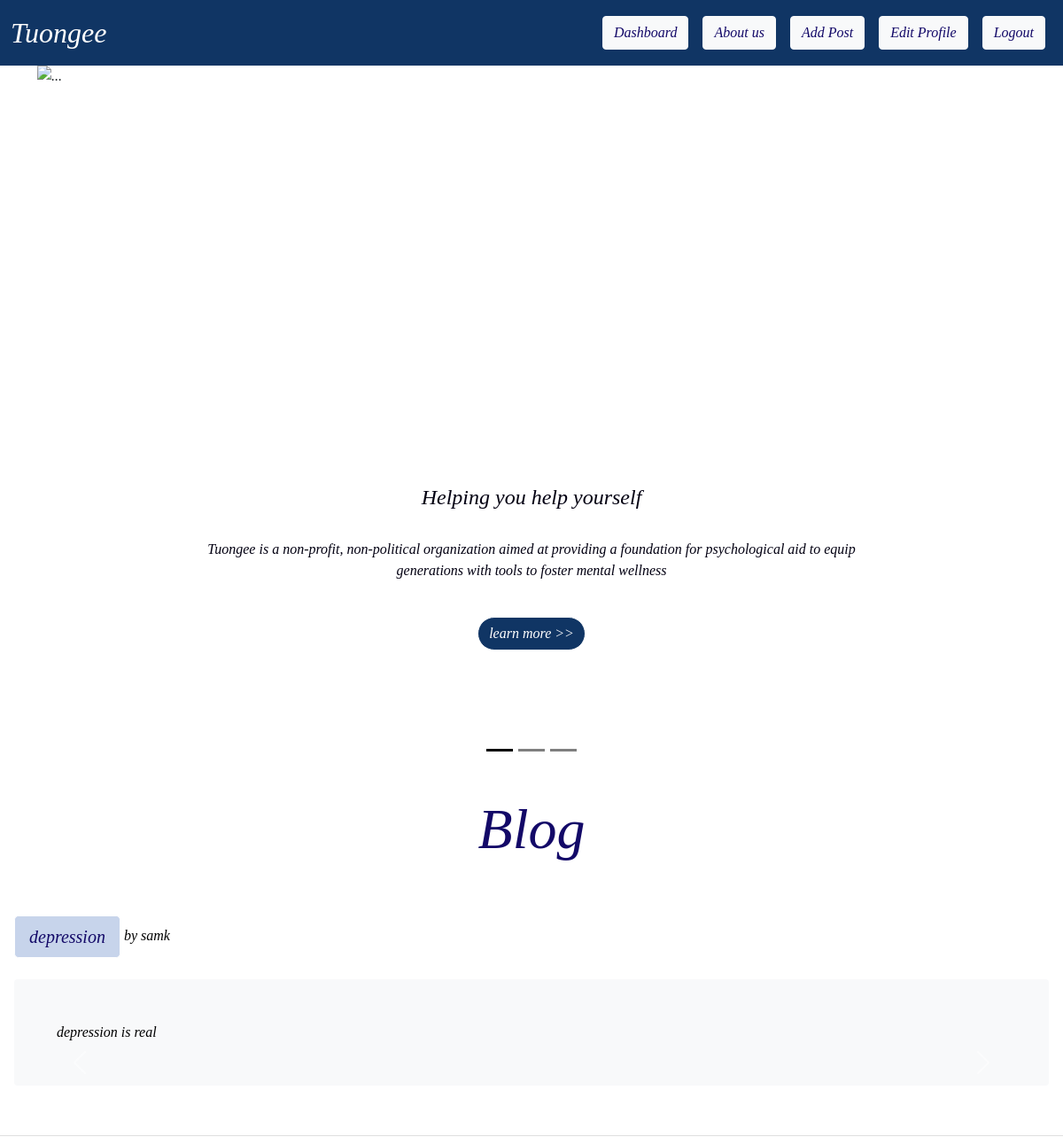
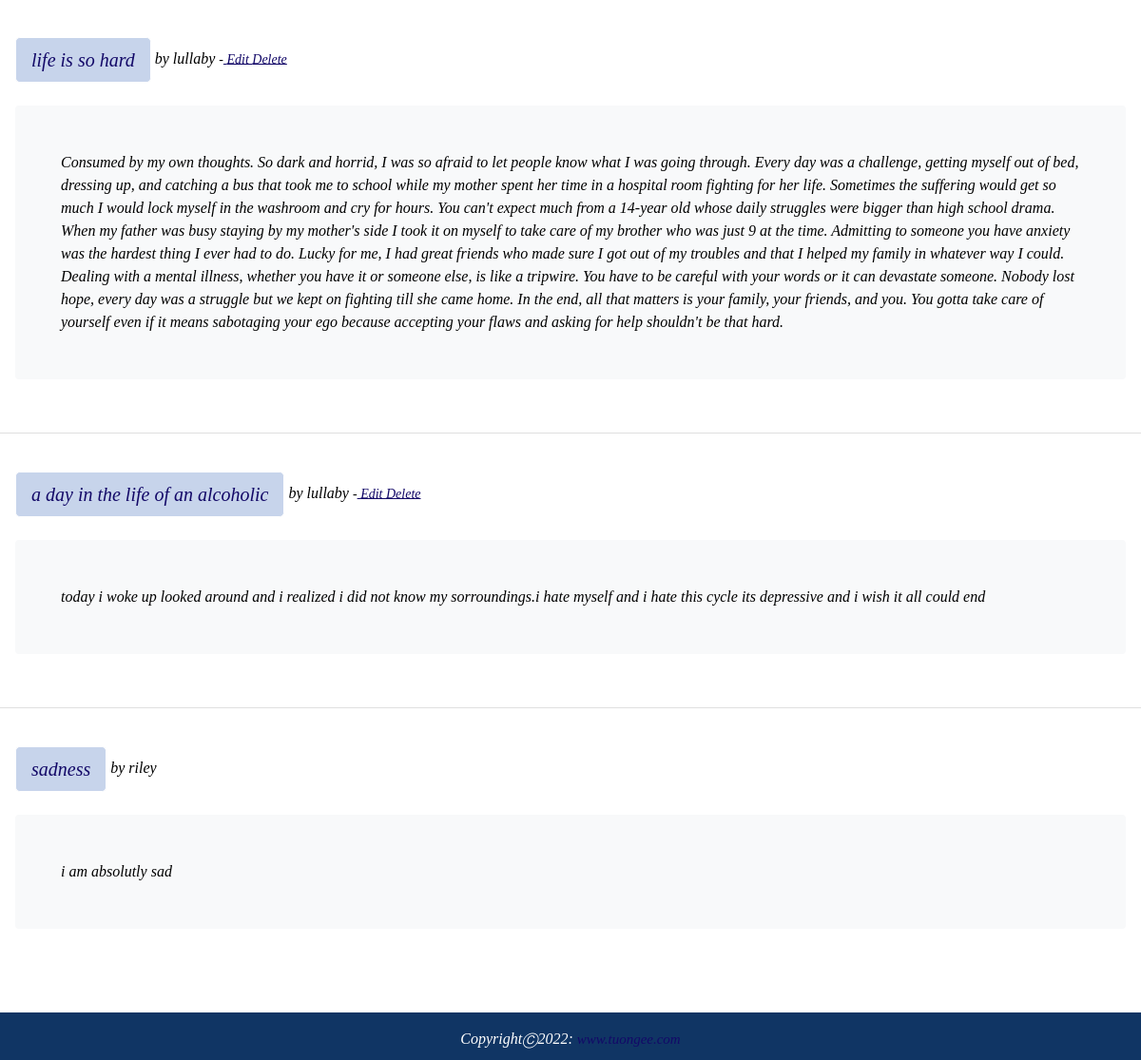
The page / (signed in) on the database its author committed (2 pictures, top to bottom).
### picblog/models.py (models this page shows, shortened)
class Post(models.Model):
    title= models.CharField(max_length=255)
    author= models.ForeignKey(User, on_delete=models.CASCADE)
    body = models.TextField()
    header_image = models.ImageField(upload_to="images/")

### picblog/views.py (the view)
# urls.py: path('',HomeView.as_view(),name="home"),
class HomeView(ListView):
    model = Post
    template_name= 'home.html'
    ordering=['-id']

### picblog/templates/home.html (shortened to what this page needs)
{% extends "base.html" %} {% block content %}
<div id="carouselExampleDark" class="carousel carousel-dark slide" data-bs-ride="carousel">
	<div class="carousel-indicators">
	  <button type="button" data-bs-target="#carouselExampleDark" data-bs-slide-to="0" class="active" aria-current="true" aria-label="Slide 1"></button>
	  <button type="button" data-bs-target="#carouselExampleDark" data-bs-slide-to="1" aria-label="Slide 2"></button>
	  <button type="button" data-bs-target="#carouselExampleDark" data-bs-slide-to="2" aria-label="Slide 3"></button>
	</div>
	<div class="carousel-inner carousel-fade">
	  <div class="carousel-item active " data-bs-interval="10000" style="height:100vh ;transition: transform 2s ease, opacity .5s ease-out">
		<img src="https://img.freepik.com/free-vector/people-connecting-jigsaw-pieces-head-together_53876-59847.jpg?t=st=1655846442~exp=1655847042~hmac=cd8961d36245b016c3d0385757d57ca22070b5877c149d442890cf16dd23b21c&w=740" class="d-block w-100" alt="...">
		<div class="carousel-caption d-none d-md-block" style="margin-bottom:100px ; color:rgb(3, 1, 18);font-family: 'Times New Roman', Times, serif;">
		  <h4><i>Helping you help yourself</i></h4>
		  <br>
		  <p><i>Tuongee is a non-profit, non-political organization aimed at
			providing a foundation for psychological aid to equip generations
		   with tools to foster mental wellness</i></p>
		   <br>
		   <a href="/celebrities"><button type="button" class="btn btn-light" style="background-color:rgb(16, 53, 100) ; border-radius: 30px;color: #fff;">learn more >></button></a>
		</div>
	  </div>
	  </div>
	</div>
	<button class="carousel-control-prev" type="button" data-bs-target="#carouselExampleDark" data-bs-slide="prev">
	  <span class="carousel-control-prev-icon" aria-hidden="true"></span>
	</button>
	<button class="carousel-control-next" type="button" data-bs-target="#carouselExampleDark" data-bs-slide="next">
	  <span class="carousel-control-next-icon" aria-hidden="true"></span>
	</button>
  </div>
<br>
<h1 style="margin-bottom: 50px; text-align: center; font-size: 4rem;color:rgb(19, 9, 104) ;">Blog</h1>
<ul class="list-group list-group-flush" style="color: black;">
	{% for post in object_list %}
	<li class="list-group-item" style="margin-bottom: 2rem; color: black" >
		<a style="color: white;"href="{% url 'post' post.pk%}" class="btn btn-primary btn-lg"
			>{{post.title}}
		</a>
		by {{post.author.username}}
		<small>
			{% if user.is_authenticated %} {% if user.id == post.author.id %} -<a
				href="{% url 'update' post.pk%}"
			>
				Edit </a
			><a href="{% url 'delete' post.pk%}"> Delete </a>
			{% endif %} {% endif %}
		</small>
		<br />
		<br />
		<div  class="bg-light p-5 rounded">{{post.body}}</div>
		<br />
		<br />
	</li>
	{% endfor %}
</ul>
{% endblock %}

### picblog/templates/base.html (style rules this page uses)
* { font-family: 'Vollkorn', serif; font-style: italic; }

### picblog/templates/home.html (style rules this page uses)
a { color: rgb(19, 9, 104) !important; }
.btn-primary { background-color: #c7d4eb !important; border-color: white !important; }

### rows shown on the page
Post: title "depression", author.username "samk", body "depression is real"
Post: title "life is so hard", author.username "lullaby", shows "Edit", body "Consumed by my own thoughts. So dark and horrid, I was so afraid to let people know what I was going through. Every day was a challenge, getting myself out of bed, dressing up, and catching a bus that took me to school while my mother spent her time in a hospital room fighting for her life. Sometimes the suffering would get so much I would lock myself in the washroom and cry for hours. You can't expect much from a 14-year old whose daily struggles were bigger than high school drama. When my father was busy staying by my mother's side I took it on myself to take care of my brother who was just 9 at the time. Admitting to someone you have anxiety was the hardest thing I ever had to do. Lucky…"
Post: title "a day in the life of an alcoholic", author.username "lullaby", shows "Edit", body "today i woke up looked around and i realized i did not know my sorroundings.i hate myself and i hate this cycle its depressive and i wish it all could end"
Post: title "sadness", author.username "riley", body "i am absolutly sad"
